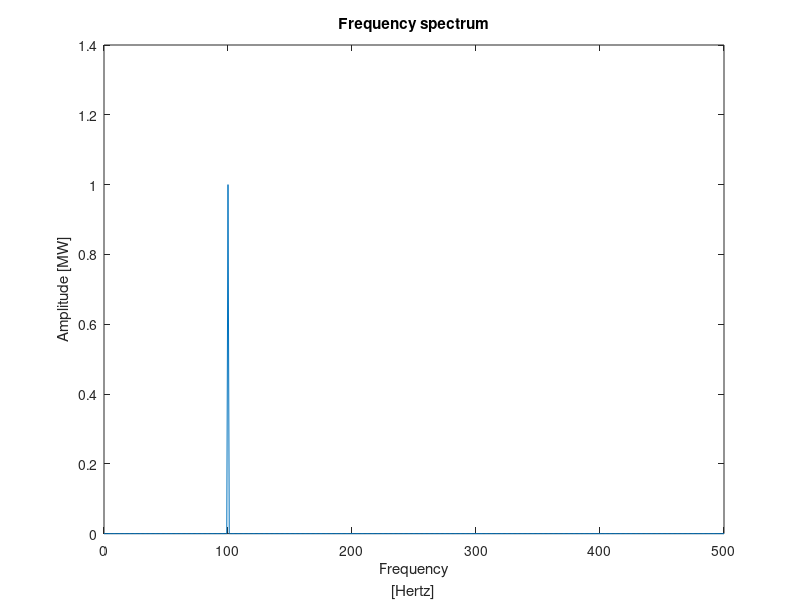
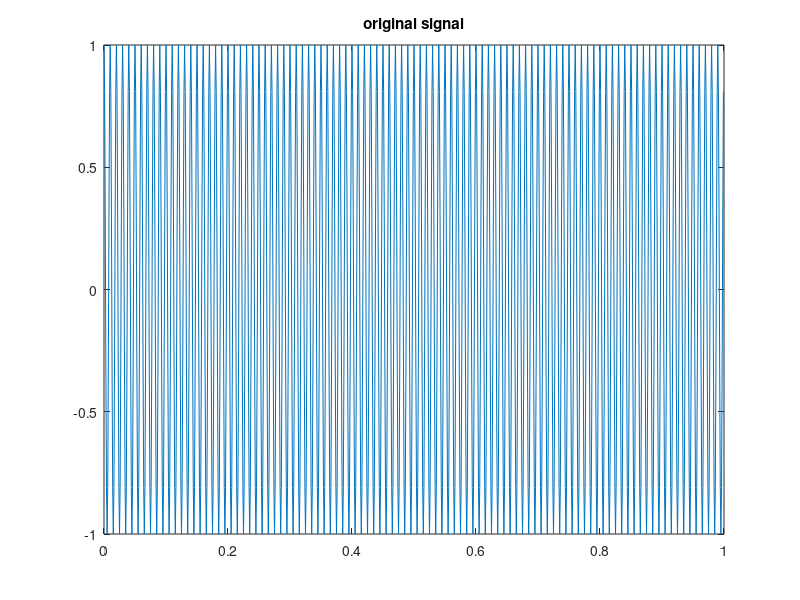
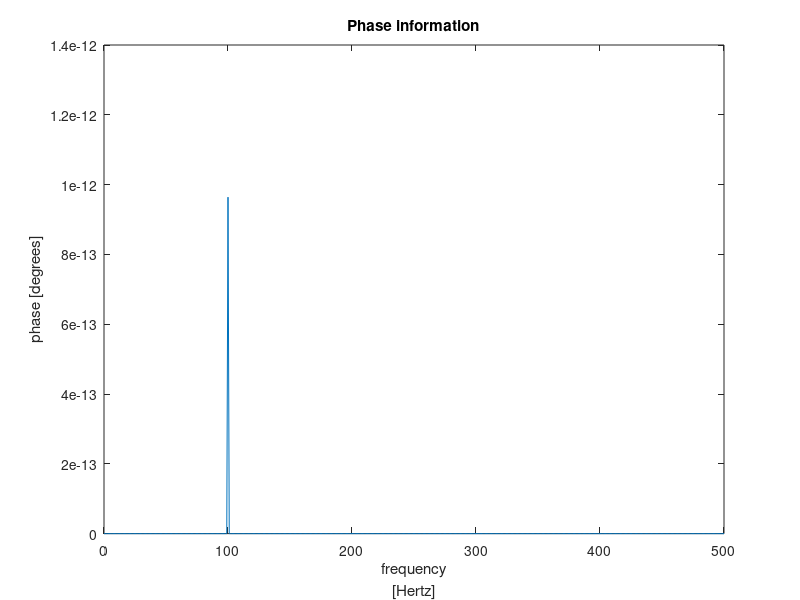

Write the MATLAB code that produced these figures, in order.
%Time specifications:
f = 1000;                            % Sampling Frequency (samples per second)
Ts = 1/f;                            % Sampling Period (seconds per sample)
N=1000;                               % Time vector lenght (total samples)
time = [0:N-1]*Ts;                       % Time vector

%Signals                   
Fcarrier = 100; Ac = 1; carrier = Ac * sin(2*pi*Fcarrier*time);
A=   cos(2*pi*Fcarrier*time);
X=fft(A);%normalises FFT

X_mag=abs(X);

X_amp=X_mag/N; %normalises magnitude into amplitude
X_ampsingle=X_amp(1:N/2+1); %divides the plot from two-sided to one
X_ampsingle(2:end-1)=2*X_ampsingle(2:end-1); %idem
freq=(0:(N/2))*f/N; %plots the frequency on the x-axis rather than bins
figure('visible','on')
plot(freq,X_ampsingle);
title('Frequency spectrum')
xlabel({'Frequency','[Hertz]'});
ylabel({'Amplitude [MW]'});
figure('visible','on');
plot(time,A); %plots original signal
title('original signal');

X2=X;
threshold=max(abs(X)/10);
X2(abs(X)<threshold)=0; % determines the low-amplitude threshold
phase=atan2(imag(X2),real(X2))*180/pi;
phase_single=phase(1:N/2+1); %turns the plot into a one-sided plot
phase_single(2:end-1)=2*phase_single(2:end-1);
figure('visible','on')
plot(freq,phase_single);
title('Phase information')
xlabel({'frequency','[Hertz]'});
ylabel({'phase [degrees]'});